Frame 1 (no input): blank canvas, image omitted
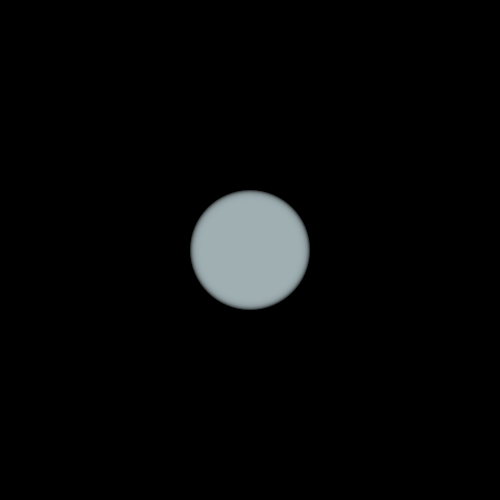
Frame 60 (the mouse pressed at the canvas centre just before this capture)
Frame 120 (the mouse held since frame 60 and released just before this capture): blank canvas, image omitted

The Processing sketch that drew this single still picture (run headless with seeded random() and noise(); from frame 60 on, the mouse is pressed at the canvas centre):

// Processing sketch: processing_144555
// ── processing_144555.pde

int a = 1;
int b = 10;
int c = 0;

void setup() {
size(500,500);
background(0);
noStroke();
ellipseMode(RADIUS);
smooth();
}

void draw() { 
colorMode(HSB,360,100,100);
fill(190,b,70,150-a);
ellipse(250,250,a,a);
if(a < 150) {
a++;
} else {
a = 1;
b += 10;
if(b > 100) {
b = 10;
}
}
fill(0,0,100);
if(mousePressed) {
c = 0;
background(0);
}
}

void mouseMoved() {
c = c + 1;
if(c > 250) {
c = 0;
}
ellipse(0 + c + random(0,5*c),0 + c + random(0,5*c),1,1);
ellipse(0 + c + random(0,5*c),500 - c - random(0,5*c),1,1);
ellipse(500 - c - random(0,5*c),0 + c + random(0,5*c),1,1);
ellipse(500 - c - random(0,5*c),500 - c - random(0,5*c),1,1);
}
